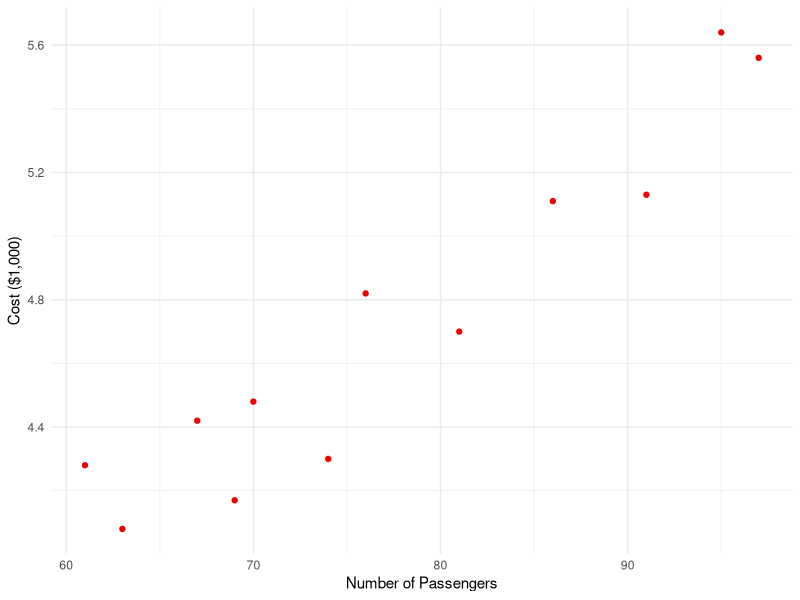
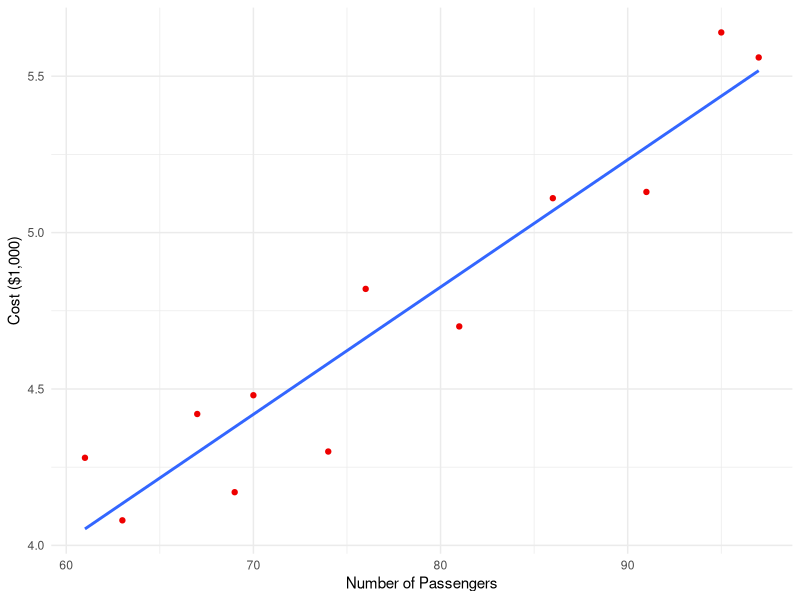
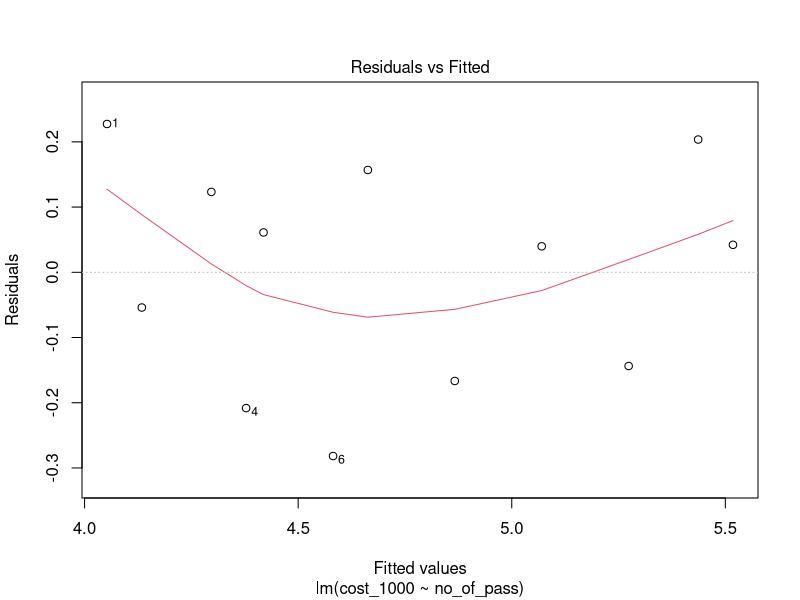
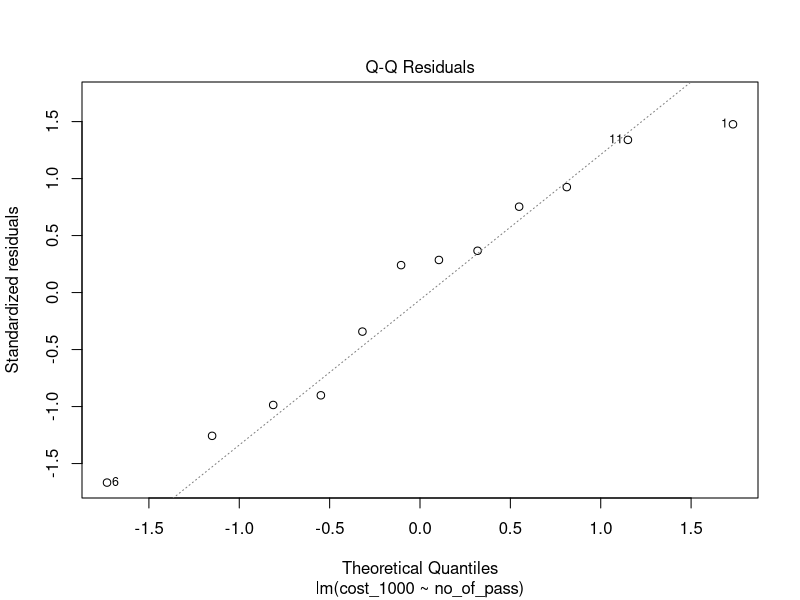
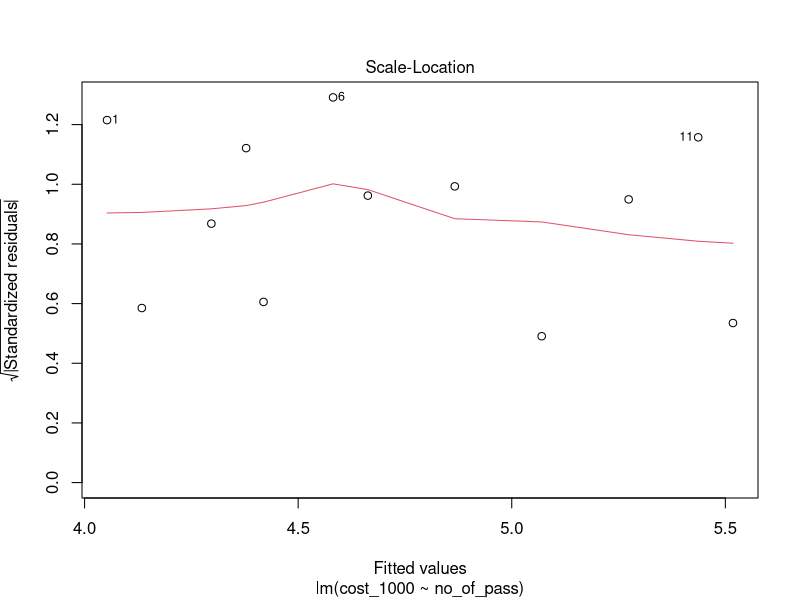
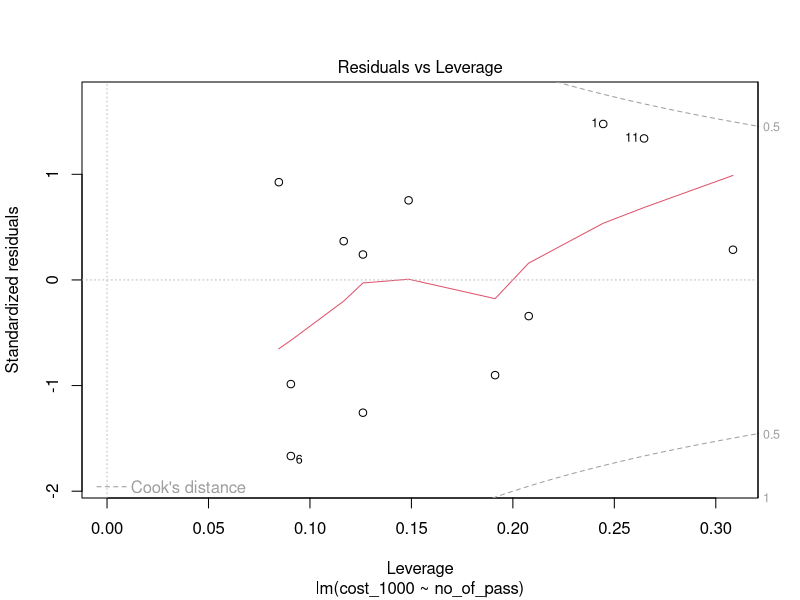
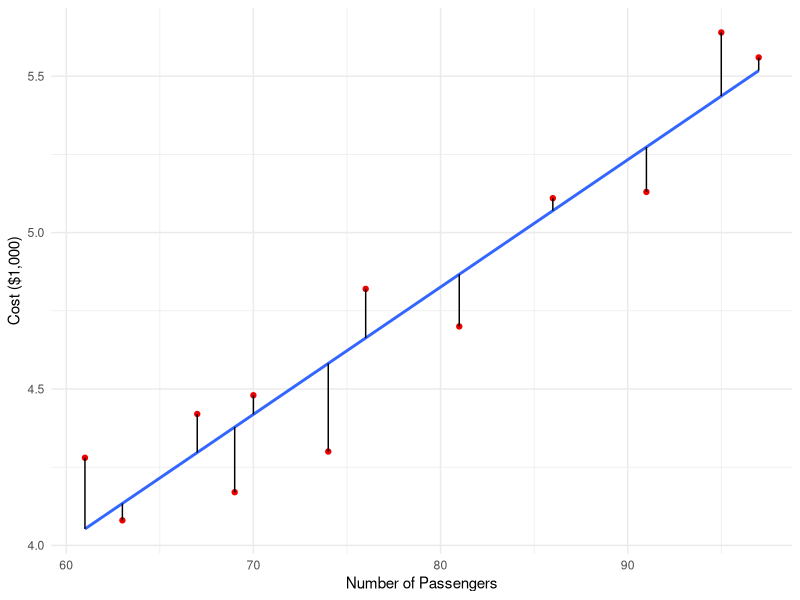
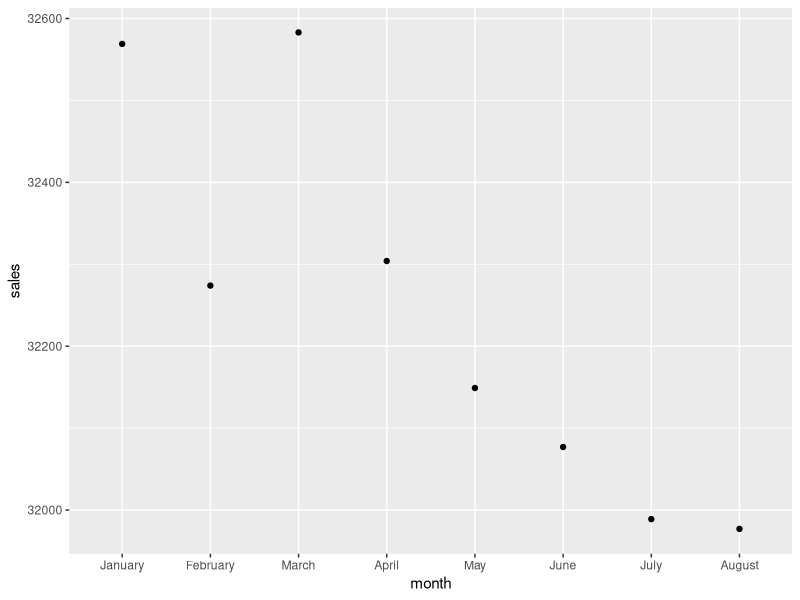

Generate these figures, in order, with R:
### Business Statistics for Contemporary Decision Making (Black)
### Chapter 12, Simple Regression Analysis and Correlation

library(ggplot2)

# Chapter 12 introduces concepts and methods that help us explore bivariate
# relationships; i.e. how two (2) variables may or may not be related.
# Specifically, correlation and simple linear regression are considered as well
# as methods for considering model fit and specification.

# 12.1 defines correlation as "a measure of the degree of relatedness of
# variables." The first measure introduced is Pearson's product-moment
# correlation coefficient. We'll look at the Interest Rate and Futures Index
# data from Table 12.1 on page 426.

interest_rate <- c(7.43, 7.48, 8, 7.75, 7.6, 7.63, 7.68, 7.67, 7.59, 8.07,
                   8.03, 8)
futures <- c(221, 222, 226, 225, 224, 223, 223, 226, 226, 235, 233, 241)

# We will first look to the R function, cor.test().

cor.test(x = interest_rate, y = futures, alternative = "two.sided",
         method = "pearson")

# Pearson's product-moment correlation

# data:  interest_rate and futures
# t = 4.4518, df = 10, p-value = 0.001232
# alternative hypothesis: true correlation is not equal to 0
# 95 percent confidence interval:
#   0.4535630 0.9463714
# sample estimates:
#       cor 
# 0.8152537

# There is a second function, cor(), that does the same, but instead of providing
# the detailed statistical test ouput that cor.test() does, it outputs a one-
# element numeric vector with only the correlation coefficient. This can be
# very useful when we need to calculate a correlation coefficient and pass it
# to another operation | calculation.

cor(x = interest_rate, y = futures)  # [1] 0.8152537


# 12.2 introduces simple regression analysis. We will start with the Airline
# Cost Data from Table 12.3 (p. 429).

no_of_pass <- c(61, 63, 67, 69, 70, 74, 76, 81, 86, 91, 95, 97)
cost_1000 <- c(4.28, 4.08, 4.42, 4.17, 4.48, 4.3, 4.82, 4.7, 5.11, 5.13, 5.64,
               5.56)

# First, we'll create the scatterplot on page 430.
ggplot(data = NULL, aes(x = no_of_pass, y = cost_1000)) +
  geom_point(col = "red2") +
  labs(x = "Number of Passengers", y = "Cost ($1,000)") +
  theme_minimal()

# 12.3 provides us the math for fitting our regression line. In R, we can use
# the lm() function.

our_model <- lm(cost_1000 ~ no_of_pass)
summary(our_model)

# y = 1.57 + 0.0407x

# We can also easily add our regression fit to our existing scatterplot:
ggplot(data = NULL, aes(x = no_of_pass, y = cost_1000)) +
  geom_point(col = "red2") +
  geom_smooth(method = "lm", se = FALSE) +  # Huzzah!
  labs(x = "Number of Passengers", y = "Cost ($1,000)") +
  theme_minimal()

# Now, we have our model. Next step is to determine whether it's a 'good' model.
# We do that, primarily, by analyzing the residuals; i.e. the errors, the
# difference between each fitted value and observed value.

# Fortunately, our fitted model object - "our_model" - is a list of thirteen (13)
# elements, two (2) of which are vectors that include the predicted (i.e. fitted)
# values and the residuals.

str(our_model)

# We can get the residuals via residuals() or via our_model$residuals. Pages
# 438 to 441 give us examples of the plots normally used perform residual
# analysis. The base R plot() function will actually accept a fitted model
# object and return these figures for us.

plot(our_model)

# Also, just for fun, let's recreate the scatterplot-w/-residuals from the top
# of page 438.

ggplot(data = NULL, aes(x = no_of_pass, y = cost_1000)) +
  geom_point(col = "red2") +
  geom_smooth(method = "lm", se = FALSE) +
  geom_segment(aes(x = no_of_pass, y = cost_1000, xend = no_of_pass,
                   yend = fitted(our_model))) +
  labs(x = "Number of Passengers", y = "Cost ($1,000)") +
  theme_minimal()


# 12.5 The standard error of the estimate is our estimate of a standard deviation
# our residuals; i.e. a way to consider the accuracy of our predictions/fitted
# values.
(sse <- sum(our_model$residuals^2))  # [1] 0.3140603

# In our summary(lm(...)) output, the standard error is referred to as the
# residual standard error
(rse <- sqrt(sse / (length(our_model$residuals) - 2)))  # [1] 0.1772175
 

# 12.6 introduces the coefficient of determination or R^2. This a common metric
# for understanding model-fit. It is, in short, "the proportion of variability
# of the dependent variable (y) accounted for or explained by the independent
# variable (x).

# Again, a summary() of our our_model object returns the coefficient of
# determination.

summary(our_model)$r.squared  # [1] 0.8990839

# for discussion,
str(our_model)
str(summary(our_model))

# 12.7 walks through conducting a t-test on our slope. Here, our null hypothesis
# is that slope is equal to zero; i.e. that our coefficient estimate is not
# statistically significantly not zero.

# If we wanted, we perform the t-test ourselves:
sum_x_sq <- sum(no_of_pass^2)
sum_x <- sum(no_of_pass)
n <- length(no_of_pass)

(our_t <- (0.040702 - 0) / (rse / sqrt(sum_x_sq - (sum_x^2 / n))))  # [1] 9.438958
# And,
pt(q = our_t, df = n - 2, lower.tail = FALSE) * 2

# Or, if we'd rather:
coef(summary(our_model))["no_of_pass", c("t value", "Pr(>|t|)")]

# 12.7 also introduces testing the overall significance of the model. This is
# an F-test to identify whether at least one of the regression coefficients is
# not zero. We can do the calculation ourselves:

anova(our_model)

(F <- (2.79803 / 1) / (0.31406 / 10))  # [1] 89.09221
pf(q = F, df1 = 1, df2 = 10, lower.tail = FALSE)  # [1] 2.691639e-06

# Or,
(f_stat <- summary(our_model)$fstatistic)
pf(q = f_stat[1], df1 = f_stat[2], df2 = f_stat[3], lower.tail = FALSE)  # 2.691644e-06

# 12.8 goes over estimation | prediction using our linear model fit. R makes
# this relatively straightforward via the predict() function. On page 453, Black
# uses the cost_in_1000s ~ no_of_passengers model fit to estimate the cost if
# the number of passengers is 73.
?predict

predict(object = our_model, newdata = data.frame(no_of_pass = 73))  # 4.541009

# predict() can also provide confidence intervals:
predict(object = our_model, newdata = data.frame(no_of_pass = 73),
        interval = "confidence")
#        fit      lwr      upr
# 1 4.541009 4.419097 4.662922

# Or prediction intervals (p. 454):
predict(object = our_model, newdata = data.frame(no_of_pass = 73),
        interval = "prediction")
#        fit      lwr      upr
# 1 4.541009 4.127753 4.954266


# 12.9 describes using regression to develop a forecasting trend line; i.e.
# using lm() to create forecast time-series data. We'll work Demonstration
# Problem 12.7.

month <- factor(x = c("January", "February", "March", "April", "May", "June",
                      "July", "August"), levels = month.name)
sales <- c(32569, 32274, 32583, 32304, 32149, 32077, 31989, 31977)

ggplot(data = NULL, aes(x = month, y = sales)) + geom_point()

ts_regression <- lm(sales ~ as.numeric(month))
summary(ts_regression)

# And, to our October prediction:
predict(object = ts_regression, newdata = data.frame(month = 10))  # 31766.07


# And, it turns out, we've been living 12.10 all along.
